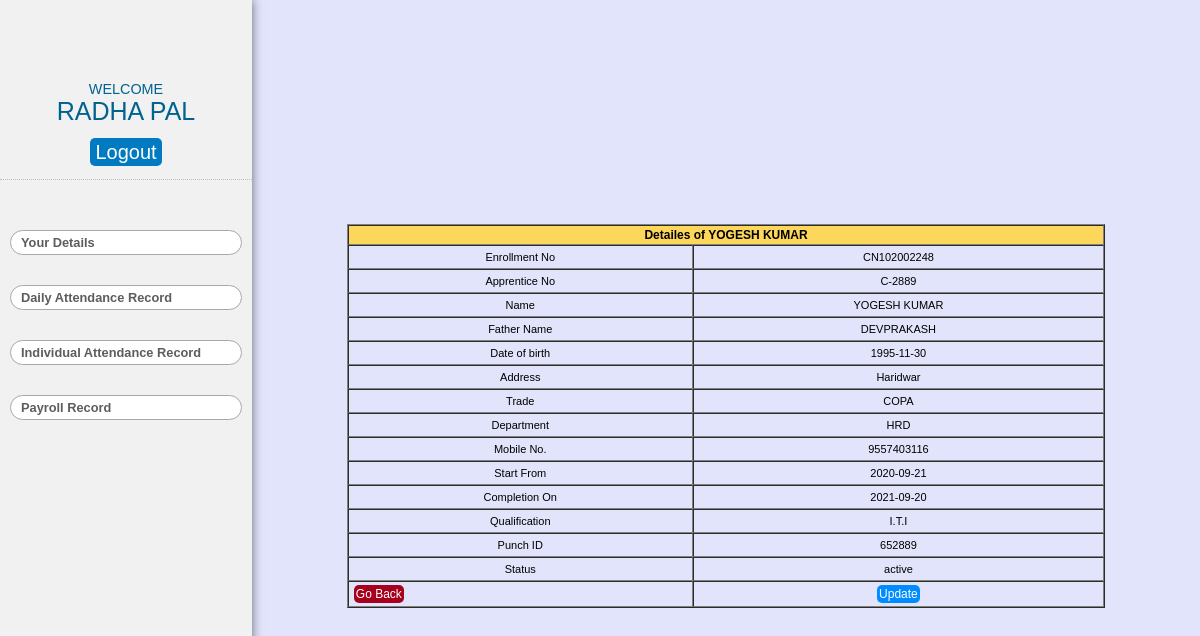
/view-details.php?apprentice_no=C-2889 (signed in), run on the app's committed database.
### tables this page shows
CREATE TABLE `apprentice` (
  `sn` int(11) NOT NULL,
  `enrollment_no` varchar(255) NOT NULL,
  `apprentice_no` varchar(255) NOT NULL,
  `name` varchar(255) NOT NULL,
  `father_name` varchar(255) NOT NULL,
  `dob` date NOT NULL,
  `address` varchar(255) NOT NULL,
  `trade` varchar(255) NOT NULL,
  `department` varchar(255) NOT NULL,
  `mobile` varchar(255) NOT NULL,
  `start_from` date NOT NULL,
  `completion_on` date NOT NULL,
  `qualification` int(11) NOT NULL,
  `punch_id` varchar(100) NOT NULL,
  `status` int(11) NOT NULL DEFAULT 1,
  `role` int(11) NOT NULL,
  `password` varchar(100) NOT NULL
);

### view-details.php (the view, shortened to what this page needs)
<!DOCTYPE html>
<html lang="en">
<head>
    <link rel="stylesheet" href="styles.css">
</head>
<body>
    <section class="content">
        <div class="main">
            <?php include_once "side-1.php"; ?>
            <div class="side-2" style="overflow-y:scroll">
                <div class="app-reg ">
                    <div class="input-table">
                        <?php include "backend/db.php";
                        $apprentice_no = $_GET['apprentice_no'];
                        $sql = "SELECT * from apprentice WHERE apprentice_no = '$apprentice_no'";
                        $result = mysqli_query($conn, $sql) or die("Query failed");
                        if (mysqli_num_rows($result) > 0) {
                            while ($row = mysqli_fetch_assoc($result)) {
                        ?>
                                <table width="100%" border="1" cellpadding="1" cellspacing="0" style="text-align:center; ">
                                    <thead>
                                        <tr>
                                            <th colspan="2">Detailes of <?php echo $row['name']; ?> </th>
                                        </tr>
                                    </thead>
                                    <tbody>
                                        <tr>
                                            <td>Enrollment No</td>
                                            <td><?php echo $row['enrollment_no']; ?></td>
                                        </tr>
                                        <tr>
                                            <td>Apprentice No</td>
                                            <td><?php echo $row['apprentice_no']; ?></td>
                                        </tr>
                                        <tr>
                                            <td>Name</td>
                                            <td><?php echo $row['name']; ?></td>
                                        </tr>
                                        <tr>
                                            <td>Father Name</td>
                                            <td><?php echo $row['father_name']; ?></td>
                                        </tr>
                                        <tr>
                                            <td>Date of birth</td>
                                            <td><?php echo $row['dob']; ?></td>
                                        </tr>
                                        <tr>
                                            <td>Address</td>
                                            <td><?php echo $row['address']; ?></td>
                                        </tr>
                                        <td>Trade</td>
                                        <td><?php echo $row['trade']; ?></td>
                                        <tr>
                                            <td>Department</td>
                                            <td><?php echo $row['department']; ?></td>
                                        </tr>
                                        <tr>
                                            <td>Mobile No.</td>
                                            <td><?php echo $row['mobile']; ?></td>
                                        </tr>
                                        <tr>
                                            <td>Start From</td>
                                            <td><?php echo $row['start_from']; ?></td>
                                        </tr>
                                        <tr>
                                            <td>Completion On</td>
                                            <td><?php echo $row['completion_on']; ?></td>
                                        </tr>
                                        <tr>
                                            <td>Qualification</td>
                                            <td><?php switch ($row['qualification']) {
                                                    case 3:
                                                        echo "I.T.I";
                                                        break;
                                                } ?></td>
                                        </tr>
                                        <tr>
                                            <td>Punch ID </td>
                                            <td><?php echo $row['punch_id']; ?></td>
                                        </tr>
                                        <tr>
                                            <td>Status </td>
                                            <td>
                                                <?php switch ($row['status']) {
                                                    case 1:
                                                        echo "active";
                                                        break;
                                                }
                                                ?>
                                            </td>
                                        </tr>
                                        <tr>
                                            <td style="text-align:left;"><a href='app-list.php' style='font-size:12px;background:rgb(167, 0, 28);color:#fff'>Go Back</a></td>
                                            <?php
                                            echo "<td><a href='update-details.php?apprentice_no={$row['apprentice_no']}' style='font-size:12px;background:rgb(0, 140, 255);color:#fff'>Update</a></td>"; ?>
                                        </tr>
                                    </tbody>
                                </table>
                        <?php
                            }
                        }
                        ?>
                    </div>
                </div>
            </div>
        </div>
    </section>
</body>
</html>

### styles.css (style rules this page uses)
* { box-sizing: border-box; margin: 0; padding: 0; scroll-behavior: smooth; font-family: "Poppins", sans-serif; }
body { width: 100vw; height: 100vh; }
a { text-decoration: none; }
section { height: 100vh; max-width: 100%; padding: 20px; }
.form input, a { margin-top: 50px; margin-left: auto; margin-right: auto; width: 90%; padding: 10px 10px; border: none; outline: none; color: rgb(0, 104, 104); background-color: rgb(255, 255, 255); border-radius: 5px; }
.content { padding: 0; }
.main { height: 100%; display: flex; width: 100vw; }
.side-2 { width: 79%; height: 100vh; overflow-y: scroll; background-color: rgba(193, 200, 244, 0.484); }
.app-reg { padding-top: 30px; width: 100%; height: 100%; display: flex; flex-direction: column; justify-content: center; align-items: center; }
.input-table { height: 80%; margin: auto; width: 80%; display: flex; justify-content: center; align-items: center; }
thead { background-color: rgb(252, 215, 92); font-size: 12px; }
th { padding: 2px; }
tr { height: 20px; }
td { font-size: 11px; padding: 5px 5px; }
td a { padding: 2px; cursor: pointer; font-size: 15px; }

### data on the page
apprentice: name "YOGESH KUMAR", enrollment_no "CN102002248", apprentice_no "C-2889", father_name "DEVPRAKASH", dob "1995-11-30", address "Haridwar", trade "COPA", department "HRD", mobile "9557403116", start_from "2020-09-21", completion_on "2021-09-20", shows "I.T.I", punch "652889", shows "active"

### other printed values
$_SESSION['name'] "RADHA PAL"
